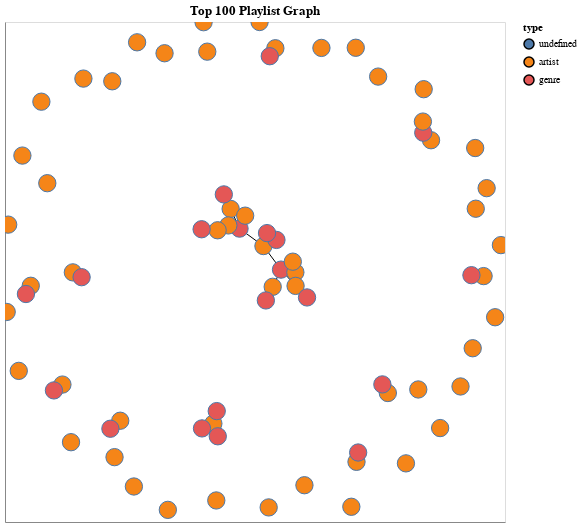

Notebook cell for this chart:
### Code cell
for n in graph.nodes():
        graph.nodes[n]['id']=str(n)

def draw_network_old(graph):
        return(nxa.draw_networkx(graph).encode(tooltip=['id:N'],fill='type:N').properties(width=500,height=500,title='Top 100 Playlist Graph').interactive())


draw_network_old(graph)
